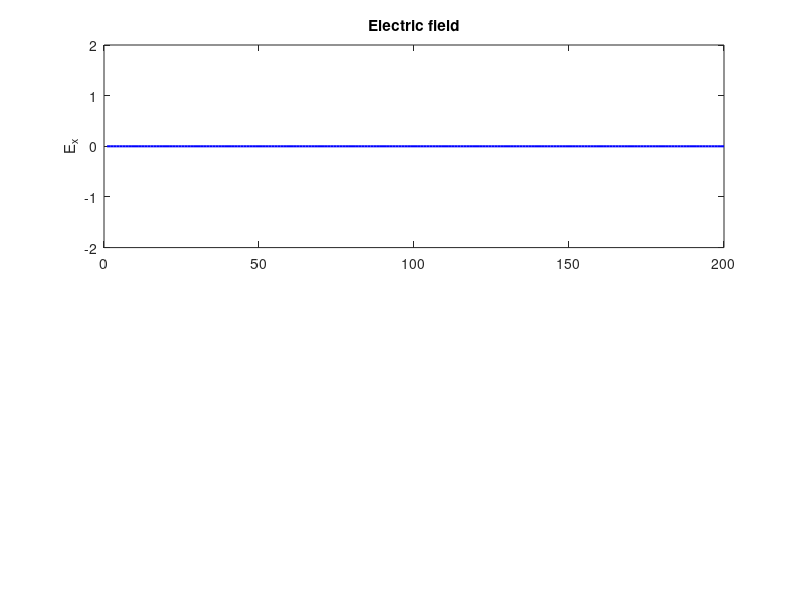

The MATLAB source for this figure: (Note: this script raises an error after producing the figure.)
% 3rd example from Sullivan's book
clear; clc; close all;

KE = 200; % Number of cells

% Fields
ex = zeros(1, KE); % Electric
hy = zeros(1, KE); % Magnetic

% Dielectric slab
kstart  = 100;          % Start of the dielectric medium
epsilon = 4;            % Relative permitivity
cb = 0.5 * ones(1, KE); % Initialize to free space
cb(kstart:KE) = 0.5 / epsilon;

% Pulse parameters
t0     = 40; % Temporal center of the incident pulse
spread = 12; % Width of the pulse

% Number of time steps
NSTEPS = 320;

% Set up figure with subplots
figure('Color','w');
subplot(2,1,1);
hEx = plot(ex, 'b', 'LineWidth', 1.5);
title('Electric field');
ylabel('E_x');
ylim([-2 2]);
xline(kstart, '--k')
grid on;

subplot(2,1,2);
hHy = plot(hy, 'r', 'LineWidth', 1.5);
title('Magnetic field');
xlabel('Cell index');
ylabel('H_y');
ylim([-2 2]);
xline(kstart, '--k')
grid on;

% Boundary memory variables
ex_low_m1  = 0;
ex_low_m2  = 0;
ex_high_m1 = 0;
ex_high_m2 = 0;

% Time loop
for n = 1:NSTEPS
    % Update Ex
    ex(2:KE) = ex(2:KE) + cb(2:KE) .* (hy(1:KE-1) - hy(2:KE));

    % Gaussian pulse at the low end
    ex(5) = ex(5) + exp(-0.5 * ((t0 - n) / spread)^2); % Soft

    % Absorbing boundary conditions
    % Left
    ex(1) = ex_low_m2;
    ex_low_m2 = ex_low_m1;
    ex_low_m1 = ex(2);
    % Right
    ex(KE) = ex_high_m2;
    ex_high_m2 = ex_high_m1;
    ex_high_m1 = ex(KE-1);

    % Update Hy
    hy(1:KE-1) = hy(1:KE-1) + 0.5 * (ex(1:KE-1) - ex(2:KE));

    % Update plots
    set(hEx, 'YData', ex);
    set(hHy, 'YData', hy);
    sgtitle(sprintf('1D FDTD, Gaussian pulse, striking dielectric, ABC, step %.0f', n));
    drawnow;
end
